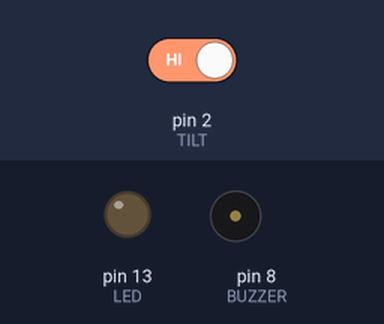
The sketch below on a simulated Arduino Uno, built with avr-gcc and run on an emulated ATmega328P. Parts: output pins drawn as LEDs (lit = HIGH), buzzer (waves = sounding, pin HIGH). The inputs (shaded band) are chosen by the test bench; at power-on: pin 2 (TILT) HIGH.

Above: at 1.2 s.
1.3 s: pin 2 (TILT) driven LOW
At 1.7 s:
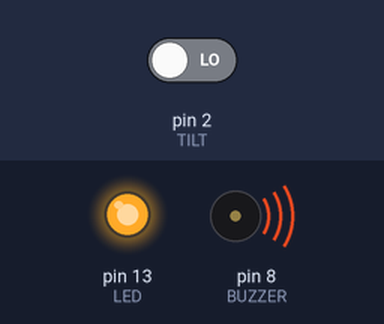
2.8 s: pin 2 (TILT) driven HIGH
At 4.4 s:
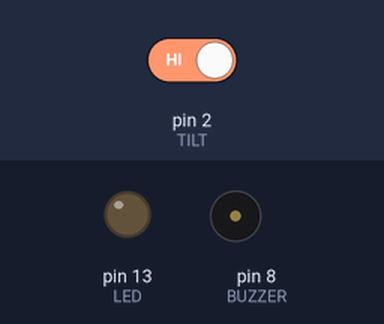
Timing chart, 0 to 5.9 s (numbered marks = the images above; inputs shaded):
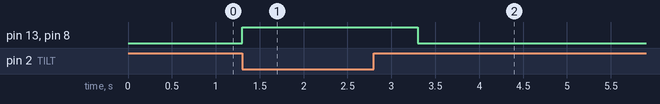

Measured:
- after the input at 1.3 s, pin 13 (LED), pin 8 (BUZZER): LOW → HIGH at once
- after the input at 2.8 s, pin 13 (LED), pin 8 (BUZZER): HIGH → LOW after 0.50 s

The sketch:

tlitsensor.ino
```cpp
#define TILT 2
#define LED 13
#define BUZZER 8


void setup() {
  Serial.begin(9600);
  pinMode(TILT, INPUT);
  pinMode(LED, OUTPUT);
  pinMode(BUZZER, OUTPUT);

}

void loop() {
  int TILT_VALUE = digitalRead(TILT);
  if (TILT_VALUE == LOW){
    digitalWrite(LED,HIGH);
    digitalWrite(BUZZER, HIGH);
    delay(1000);
  }
  else {
    digitalWrite(LED,LOW);
    digitalWrite(BUZZER, LOW);
  }

}

//S - SIGNAL PIN
//CENTER PIN - POSITIVE PIN 5V
//(-) - NEGATIVE PIN GND

//APPLICATIONS OF THE TLIT SENSOR
// USED IN GAME CONSOLE
// USED IN AVIATION FLIGHT CONTROL
// USED IN CONSTRUCTION EQUIPMENT AND INDUSTRIAL MACHINERY

// IT CONTAINS MERCURY INSIDE THE TUBE TO CALIBRATE THE POSITION
```
